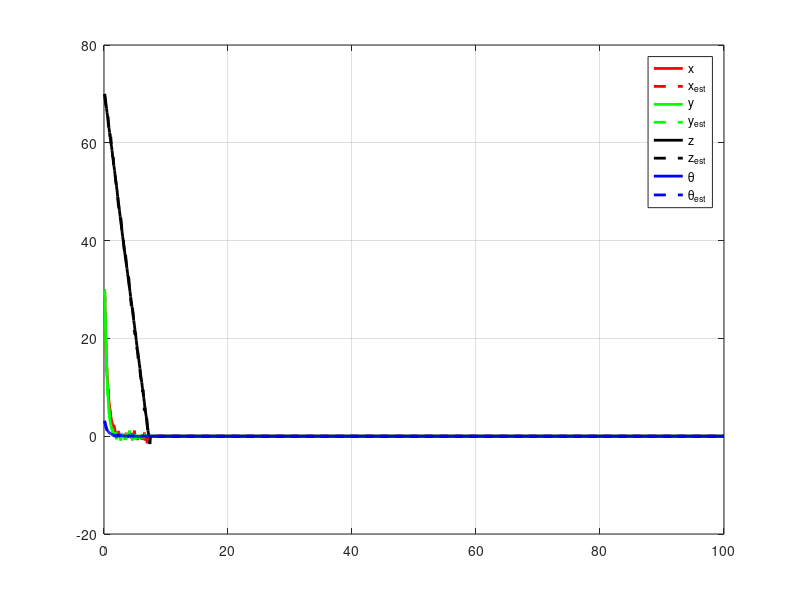
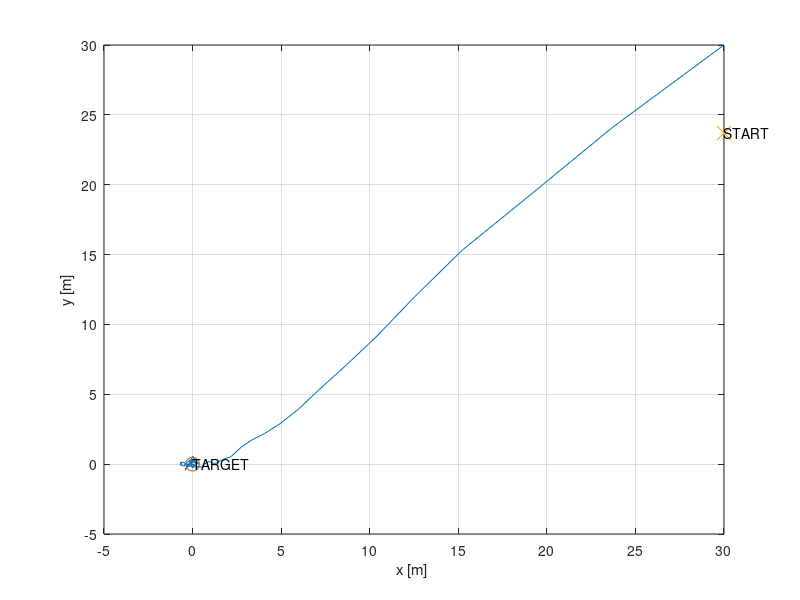
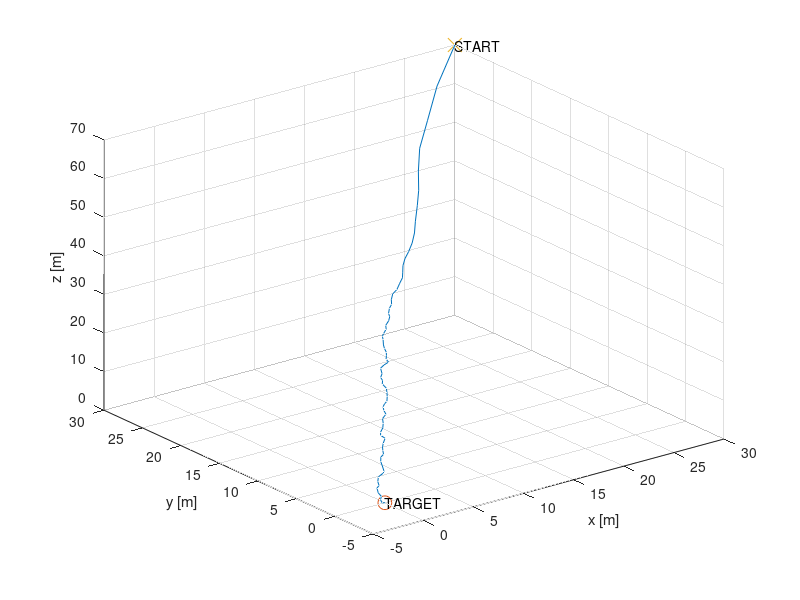
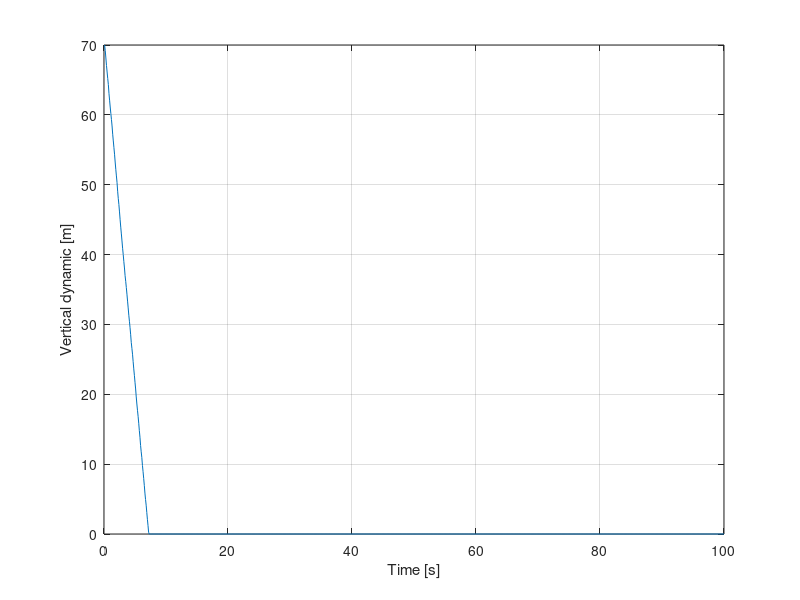

MATLAB code to generate these figures, in order:
clear all;
close all;
clc;

%% Initialization
set(0,'DefaultFigureWindowStyle','docked');
rng(3)
method = 'lqr';
addpath('functions/');

linewidth = 2;
marker_size = 10;

dt = 0.1; % [s]
sim_t = 100; % [s]
I = 1; % inertia
T = sim_t/dt; % number of iterations
t_vect = dt:dt:sim_t;
max_iter = 50;
max_line_search = 10;
V_z = -10; % [m/s]

x = zeros(4,T); % chute position
u = zeros(3,T); % input
nu = zeros(5,T); % non controllable input
initial_2D = [30 30 pi];
initial_3D = [30 30 70 pi];
x(:, 1) = initial_3D; % initial state
x_est = zeros(4,T);
x_est(:,1) = x(:,1);
P_est = zeros(4,4);
target = [0,0,0,0]';
target_2D = [0,0,0]';
[n,~] = size(x);

% DDP init
x_bar = zeros(n-1,T);
u_bar = zeros(n-1,T);

% State covariance matrix
R_GPS = rand(4,4)-0.5;
R_GPS = R_GPS*R_GPS'; % bisogna cambiare l'incertezza di theta perche rad

% Input covariance matrix
Q = (rand(3,3)-0.5);
Q = Q*Q';

% Distrubances covariance matrix
L = 5*(rand(5,5)-0.5);
L = L*L';

A = eye(4,4);
B = cell(1,T);
G = eye(4,5); % disturbances matrix
G(:,4) = [0 0 dt 0];

% Cost matrices
S = 5*eye(4);
R = eye(3);
Sf = 10*eye(4);

if strcmp(method, 'lqr')
    %% Pseudo-LQR
    
    % Initialization
    P = cell(1,T+1);
    P{T+1} = Sf;
    
    % Kalman Filter
    for t=1:T-1
        nu(:,t) = 0.1*randn(5,1);
        nu(4,:) = V_z;
        nu_unc(:,t) = nu(:,t) + mvnrnd([0;0;0;0;0], L)';  % noise on the non controllable inputs
        
        % LQR algorithm
        for i=T:-1:t
          B_est{i} = dt*[cos(x_est(4,i)), -sin(x_est(4,i)), 0;
            sin(x_est(4,i)), cos(x_est(4,i)), 0;
             0, 0, 0;
             0, 0, 1];
          P{i} = S+A'*P{i+1}*A-A'*P{i+1}*B_est{i}*inv(R+B_est{i}'*P{i+1}*B_est{i})*B_est{i}'*P{i+1}*A;
        end
    
        % Optimal input
        K = inv(R+B_est{t}'*P{t+1}*B_est{t})*B_est{t}'*P{t+1}*A;
        u(:,t) = -K*(x_est(:,t)-target);
        u_unc(:,t) = u(:,t) +  mvnrnd([0;0;0], Q)'; % noise on the inputs
        
        % State Update
        B{t} = dt*[cos(x(4,t)), -sin(x(4,t)), 0;
            sin(x(4,t)), cos(x(4,t)), 0;
             0, 0, 0;
             0, 0, 1];
        x(:, t+1) = A*x(:,t)+B{t}*u(:,t)+G*nu(:,t);
        
        % Predictions
        x_est(:, t+1) = A*x_est(:,t)+B_est{t}*u_unc(:,t)+G*nu_unc(:,t); % non conosciamo nu se non lo misuriamo 
        P_est = A*P_est*A' + B_est{t}*Q*B_est{t}' + G*L*G';
        % Measurements update
        z_GPS = x(:,t+1) + mvnrnd([0;0;0;0], R_GPS)';
        Innovation = z_GPS - x_est(:,t+1);
        H_GPS = eye(4,4);
        % Updated Kalman estimates
        S_Inno = H_GPS*P_est*H_GPS' + R_GPS; % covariance of inno
        W = P_est*H_GPS'*inv(S_Inno); % kalman filter gain
        x_est(:,t+1) = x_est(:,t+1) + W*Innovation; % updated state estimate
        P_est = (eye(4) - W*H_GPS)*P_est; % updated cov matrix
        
        if x(3,t) < 0
           x(:,t:T) = zeros(4,T-t+1);
            break
        end
    end
elseif strcmp(method, 'ddp')

    %% DDP
    
    % Initialization
    % Cost matrices
    S = 5*eye(3);
    R = eye(3);
    Sf = 10*eye(3);
    cost = zeros(1, max_iter);
    d1 = 0;
    d2 = 0;
    mu = 1e-4;
    min_cost_impr = 1e-5;
    alpha_factor = 0.5;
    mu_factor = 10;
    mu_max = 100;
    min_alpha_to_increase_mu = 0.5;
    exp_impr_th = 1e-3;
    converged = false;
    th = 1e-2;
    K = cell(1,T);
    for i=1:T
        K{i} = zeros(3,3);
    end

    for j=1:max_iter
        % Dynamic Simulation
        [x_bar, u_bar] = sim_dyn(x_bar, u_bar, n, T, initial_2D, K, dt);
        
        % Backward Pass
        [w_bar, K, Q_u, Q_uu] = backward_pass(x_bar,u_bar, mu, S, Sf, R, T, n, target_2D, dt);

        % Forward Pass
        alpha = 1;
        line_search = false;
        l_f = (x_bar(:,end)-target_2D)'*Sf*(x_bar(:,end)-target_2D);
        cost(1,j) = l_f;
        for p=1:T
            cost(1,j) = cost(1,j) + running_cost(p,x_bar,u_bar, S, R, target_2D);
        end
        for s=1:T-1
            d1 = d1 + w_bar(:,s)'*Q_u{s};
            d2 = d2 + 0.5*w_bar(:,s)'*Q_uu{s}*w_bar(:,s);
        end

        for jj=1:max_line_search

            [x_new,u_new]  = sim_dyn(x_bar, u_bar+alpha*w_bar, n, T, initial_2D, K, dt);
            new_cost = l_f;
            for p=1:T
                new_cost = new_cost + running_cost(p,x_new,u_new, S, R, target_2D);
            end
            exp_impr = alpha*d1+0.5*alpha^2*d2;
            if exp_impr > 0
                exp_impr = -1;
            end
            rel_impr = (new_cost-cost(1,j))/exp_impr;
            
            if rel_impr > min_cost_impr
                fprintf("---------------------------------------------------------------------------------------\n")
                fprintf("Cost improved from %.3f to %.3f. Exp. impr %.3f. Rel. impr. %.1f\n" , cost(1,j), new_cost, exp_impr, 1e2*rel_impr);
                line_search = true;
            end

            if line_search
                u_bar = u_bar + alpha*w_bar;
                cost(1,j+1) = new_cost;
                break
            else 
                alpha = alpha_factor*alpha;
            end
        end

        if not(line_search)
            mu = mu*mu_factor;
            fprintf("No cost improvement, increasing mu to %f\n", mu);
            if mu>mu_max
                fprintf('Max regularization reached. Algorithm failed to converge\n');
                converged = true;
            end
            
        else
            fprintf("Line search succeded with alpha %f\n", alpha);
            if alpha > min_alpha_to_increase_mu
                mu = mu/mu_factor;
                fprintf("Decreasing mu to %f\n", mu);
            else
                mu  = mu*mu_factor;
                fprintf("Alpha is small: increasing mu to %f\n", mu);
                if mu>mu_max
                    fprintf('Max regularization reached. Algorithm failed to converge\n');
                    converged = true;
                end
            end
        end
        
        if ((abs(exp_impr) < exp_impr_th) || norm((target_2D - x_bar(:,end))) < th)
            fprintf("Algorothm converged. Expected improvment %f\n", exp_impr);
            converged = true;
        end

        if converged
            break
        end

   
    end

    [x_bar, u_bar] = sim_dyn(x_bar, u_bar, n, T, initial_2D, K, dt);
    
    % Kalman Filter
    for t=1:T-1
        nu(:,t) = 0.1*randn(5,1);
        nu(4,:) = V_z;
        nu_unc(:,t) = nu(:,t) + mvnrnd([0;0;0;0;0], L)';

        u_unc(:,t) = u_bar(:,t) +  mvnrnd([0;0;0], Q)'; % noise on the inputs

        % State Update
        B{t} = dt*[cos(x(4,t)), -sin(x(4,t)), 0;
            sin(x(4,t)), cos(x(4,t)), 0;
             0, 0, 0;
             0, 0, 1];
        x(:,t+1) = A*x(:,t) + B{t}*u_bar(:,t) + G*nu(:,t);
        
        % Linearization
        A_t = eye(4);
        A_t(:,4) = [-u_bar(1,i)*sin(x_bar(3,i)*dt-u_bar(2,i)*cos(x_bar(3,i))*dt);
                    u_bar(1,i)*cos(x_bar(3,i))*dt-u_bar(2,i)*sin(x_bar(3,i))*dt;
                    0;
                    1];
        
        % Predictions
        B_est{t} = dt*[cos(x_est(4,t)), -sin(x_est(4,t)), 0;
            sin(x_est(4,t)), cos(x_est(4,t)), 0;
             0, 0, 0;
             0, 0, 1];
        x_est(:,t+1) = A*x_est(:,t) + B_est{t}*u_unc(:,t) + G*nu_unc(:,t);
        P_est = A_t*P_est*A_t' + B{t}*Q*B{t}' + G*L*G';
        % Measurements update
        z_GPS = x(:,t+1) + mvnrnd([0;0;0;0], R_GPS)';
        Innovation = z_GPS - x_est(:,t+1);
        H_GPS = eye(4,4);
        % Updated Kalman estimates
        S_Inno = H_GPS*P_est*H_GPS' + R_GPS; % covariance of inno
        W = P_est*H_GPS'*inv(S_Inno); % kalman filter gain
        x_est(:,t+1) = x_est(:,t+1) + W*Innovation; % updated state estimate
        P_est = (eye(4) - W*H_GPS)*P_est; % updated cov matrix
        
        if x(3,t) < 0
           x(:,t:T) = zeros(4,T-t+1);
            break
        end
        u = u_bar;
    end

else
    fprintf("Wrong optimization method inserted!\n");
end


%% Plot

figure(1)
plot(t_vect, x(1,:), 'r', 'LineWidth', linewidth)
hold on
plot(t_vect, x_est(1,:), 'r--', 'LineWidth', linewidth)
plot(t_vect, x(2,:), 'g', 'LineWidth', linewidth)
plot(t_vect, x_est(2,:), 'g--', 'LineWidth', linewidth)
plot(t_vect, x(3,:), 'k', 'LineWidth', linewidth)
plot(t_vect, x_est(3,:), 'k--', 'LineWidth', linewidth)
plot(t_vect, x(4,:), 'b', 'LineWidth', linewidth)
plot(t_vect, x_est(4,:), 'b--', 'LineWidth', linewidth)
grid on
legend('x', 'x_{est}', 'y', 'y_{est}', 'z', 'z_{est}',  '\theta', '\theta_{est}','Location','best')

figure(2) 
plot(x(1,:), x(2, :)) 
hold on 
plot(target(1), target(2), 'o', 'MarkerSize', marker_size); 
text(target(1), target(2), 'TARGET') 
plot(x(1, 1), x(1,2), 'x', 'MarkerSize', marker_size); 
text(x(1, 1), x(1,2), 'START') 
xlabel('x [m] ') 
ylabel('y [m]') 
grid on 
 
figure(3) 
plot3(x(1,:), x(2, :), x(3, :)) 
hold on 
plot3(target(1), target(2), target(3), 'o', 'MarkerSize', marker_size); 
text(target(1), target(2), target(3), 'TARGET') 
plot3(x(1, 1), x(2,1), x(3, 1), 'x', 'MarkerSize', marker_size); 
text(x(1, 1), x(2,1), x(3, 1), 'START') 
xlabel('x [m] ') 
ylabel('y [m]') 
zlabel('z [m]') 
grid on 
 
figure(4) 
plot(t_vect, x(3, :)) 
xlabel('Time [s]') 
ylabel('Vertical dynamic [m]') 
grid on

figure(5)
plot(t_vect, u(1,:), 'r', 'LineWidth', linewidth)
hold on
plot(t_vect, u(2,:), 'g', 'LineWidth', linewidth)
plot(t_vect, V_z*ones(1,length(t_vect)), 'k', 'LineWidth', linewidth)
plot(t_vect, u(3,:), 'b', 'LineWidth', linewidth)
grid on
legend('V_{x}', 'V_{y}', 'V_{z}','\omega', 'Location','best')

if strcmp(method, 'ddp')
    figure(6)
    plot(1:max_iter, cost(1,:))
end